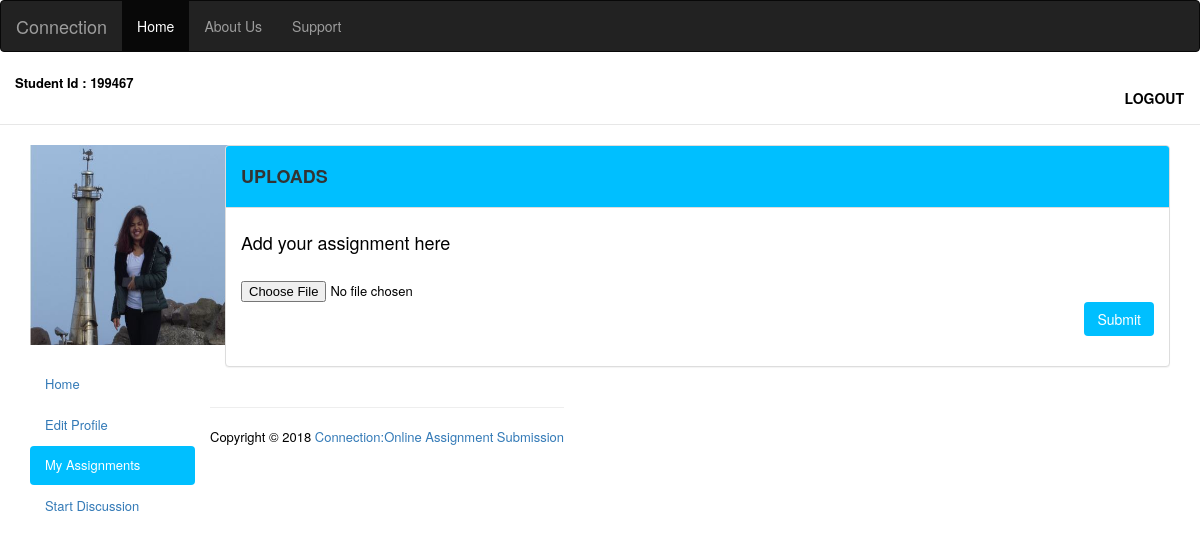
The page /assignment_upload.php (signed in) on the database its author committed.
### tables this page shows
CREATE TABLE `student_user` (
  `firstname` varchar(50) NOT NULL,
  `lastname` varchar(50) NOT NULL,
  `department` varchar(50) NOT NULL,
  `email` varchar(50) NOT NULL,
  `regno` bigint(50) NOT NULL,
  `dob` date NOT NULL,
  `username` varchar(50) NOT NULL,
  `password` varchar(50) NOT NULL,
  `phone` bigint(10) NOT NULL,
  `address` varchar(250) NOT NULL,
  `student_id` int(50) NOT NULL,
  `course` varchar(50) NOT NULL,
  `img_url` varchar(100) NOT NULL
);

### assignment_upload.php (the view, shortened to what this page needs)
<?php
include ('config.php');
$sql = "SELECT firstname, student_id, lastname, course, email, phone, username,img_url FROM student_user WHERE username = '" . $_SESSION['username'] . "'";
$result = mysqli_query($db,$sql);
$row = mysqli_fetch_array($result);
        ?>
<!DOCTYPE html>
<html lang="en">
<head>
    <link href="//maxcdn.bootstrapcdn.com/bootstrap/3.3.0/css/bootstrap.min.css" rel="stylesheet" id="bootstrap-css">
</head>
<header>
    <nav class="navbar navbar-inverse">
        <div class="container-fluid">
            <div class="navbar-header">
                <a class="active navbar-brand" href="index.php">Connection</a>
            </div>
            <ul class="nav navbar-nav">
                <li class="active"><a href="studentdashboard.php">Home</a></li>
                <li><a href="#">About Us</a></li>
                <li><a href="#">Support</a></li>
            </ul>
        </div>
    </nav>
</header>
<nav class="navbar navbar-default navbar-static-top">
    <div class="container-fluid" style="background-color: white">
        <div class="navbar-header" >
            <p><font size="2"; color="black"> <strong> Student Id : <?php echo $row['student_id']; ?></strong></p>
        </div>
        <div class="collapse navbar-collapse" id="bs-example-navbar-collapse-1">
            <ul class="nav navbar-nav navbar-right">
                <li><a style="color: black;" class="btn" href="logout.php"><strong>LOGOUT</strong></a></li>
            </ul>
        </div>
    </div>
</nav>
<div class="container-fluid main-container">
    <div class="col-md-2 sidebar">
        <ul class="nav nav-pills nav-stacked">
            <img  class='top-image' src='profile_pictures/<?php echo $row['img_url']?>' alt="user photo" title="user photo"height="200px" width="200px">
            <li style="margin-top: 20px" "><a href="studentdashboard.php" >Home</a></li>
            <li><a href="studentedit.php">Edit Profile</a></li>
            <li><a href="assignment_upload.php" style="background-color: deepskyblue;color: white" class="active">My Assignments</a></li>
            <li><a href="#">Start Discussion</a></li>
        </ul>
    </div>
    <div class="col-md-10 content">
        <div class="panel panel-default">
            <div class="panel-heading" style="background-color: deepskyblue;">
                <h4><strong>UPLOADS</strong></h4>
            </div>
            <div class="panel-body">
                <div><h4> Add your assignment here </h4><br>
                </div>
                <div class="form-group">
                    <form class="form-group" method="POST" action="assignment_upload.php" enctype="multipart/form-data">
                        <fieldset>
                            <input type="file" name="file" class="form-control-file">
                            <input type="submit" class="btn" style="background-color: deepskyblue;color: white;float: right;" name="submit" value="Submit">
                        </fieldset>
                    </form>
                </div>
            </div>
        </div>
    </div>
    <div class="container-fluid">
        <footer class="pull-left footer">
            <p>
            <hr class="divider">
            Copyright &COPY; 2018 <a href="index.php">Connection:Online Assignment Submission</a>
            </p>
        </footer>
    </div>

### rows shown on the page
student_user: student "199467", img_url (picture)
